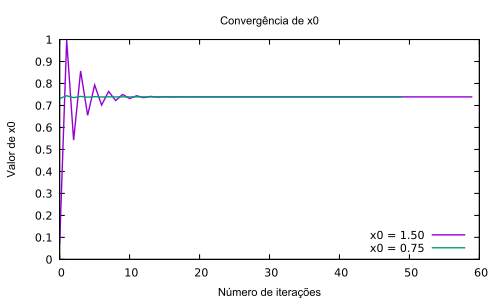

Here is the gnuplot script that generated this plot:
set title "{/Arial Convergência de x0}"
set xlabel "{/Arial Número de iterações}"
set ylabel "{/Arial Valor de x0}" 
set key right bottom
set border lw 1.5
plot "x15.dat" t "x0 = 1.50" w l lw 2, "x075.dat" t "x0 = 0.75" w l lw 2
